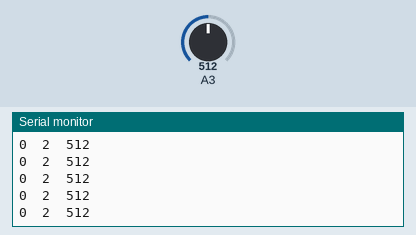
This sketch was run on a simulated Arduino Uno, built with avr-gcc and run on an emulated ATmega328P. On the bench: the last lines printed to the serial monitor. The test bench sets the inputs (shaded band); at power-on: A3 = 512.

Above: at 1.2 s.
1.3 s: A3 set to 364
At 1.8 s:
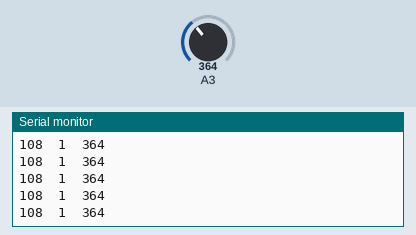
2.8 s: A3 set to 339
At 3.4 s:
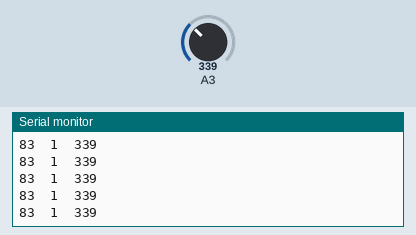
Timing chart, 0 to 5.8 s (numbered marks = the images above; inputs shaded):
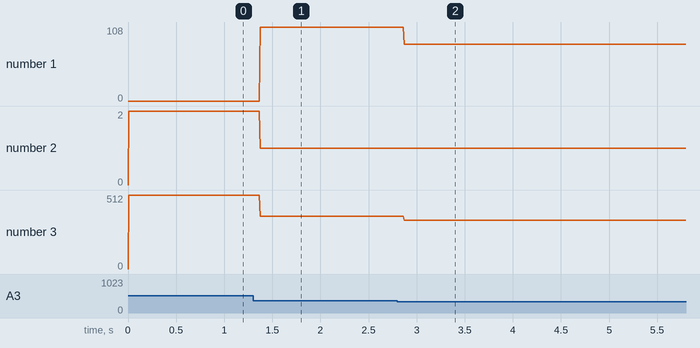

Measured:
- after the input at 1.3 s, the serial monitor: prints a new line after 0.07 s (image 1)
- after the input at 2.8 s, the serial monitor: prints a new line after 0.07 s (image 2)
- plotted number 1: 0 → 108 after the input at 1.3 s, 108 → 83 after the input at 2.8 s
- plotted number 2: 2 → 1 after the input at 1.3 s
- plotted number 3: 512 → 364 after the input at 1.3 s, 364 → 339 after the input at 2.8 s

The sketch:

example3aw5.ino
```cpp
//Modify example 2 to put the ADC in continuously running mode (auto-trigger)
//char*admux= (char*)0x7C;
//char*adcsra= (char*)0x7A;
//volatile unsigned char *adch= (unsigned char*)0x79;
//volatile unsigned char *adcl= (unsigned char*)0x78;
//intmain()//To run on Arduino, just change this function to void setup()
//{
//*admux=0b01000011; //Set analog reference to AVCC and analog source to PC3.
//*adcsra=0b11100111; //Enable ADC, start conversion, enable auto-triggering
//// and set pre-scalerto 128
//Serial.begin(9600);
//while(1)
//{
//intlowbyte= (*adcl); //Capture low byte
//inthighbyte= (*adch); //Capture high byte
//intvalue = (highbyte<<8) | lowbyte; //Merge high byte and low byte
//Serial.println(value);
//}
//}


char*admux = (char*)0x7C;
char*adcsra = (char*)0x7A;
volatile unsigned char *adch = (unsigned char*)0x79;
volatile unsigned char *adcl = (unsigned char*)0x78;


void setup() {

*admux = 0b01000011; //Set analog reference to AVCC and analog source to PC3.
*adcsra = 0b11100111; //Enable ADC, start conversion, enable auto-triggering
// and set pre-scalerto 128
Serial.begin(9600);

}

void loop() {
int lowbyte= (*adcl); //Capture low byte
int highbyte= (*adch); //Capture high byte
int value = (highbyte<<8) | lowbyte; //Merge high byte and low byte

Serial.print(lowbyte);
Serial.print("\t");
Serial.print(highbyte);
Serial.print("\t");
Serial.println(value);


}
```
